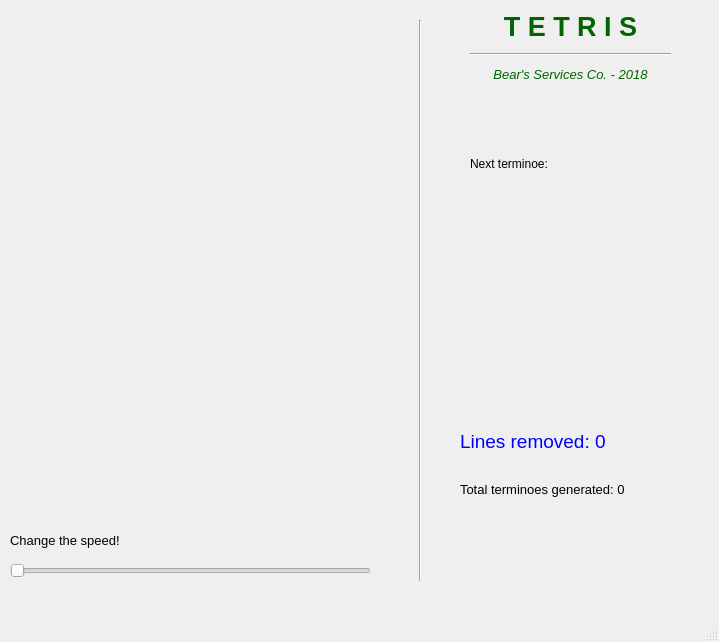
<?xml version="1.0" encoding="UTF-8"?>
<ui version="4.0">
 <class>MainWindow</class>
 <widget class="QMainWindow" name="MainWindow">
  <property name="geometry">
   <rect>
    <x>0</x>
    <y>0</y>
    <width>719</width>
    <height>642</height>
   </rect>
  </property>
  <property name="sizePolicy">
   <sizepolicy hsizetype="Ignored" vsizetype="Ignored">
    <horstretch>0</horstretch>
    <verstretch>0</verstretch>
   </sizepolicy>
  </property>
  <property name="windowTitle">
   <string>MainWindow</string>
  </property>
  <widget class="QWidget" name="centralwidget">
   <widget class="QWidget" name="gridLayoutWidget">
    <property name="geometry">
     <rect>
      <x>10</x>
      <y>10</y>
      <width>361</width>
      <height>503</height>
     </rect>
    </property>
    <layout class="QGridLayout" name="gridLayout"/>
   </widget>
   <widget class="QWidget" name="verticalLayoutWidget_2">
    <property name="geometry">
     <rect>
      <x>470</x>
      <y>10</y>
      <width>201</width>
      <height>74</height>
     </rect>
    </property>
    <layout class="QVBoxLayout" name="verticalLayout_2">
     <property name="spacing">
      <number>10</number>
     </property>
     <property name="sizeConstraint">
      <enum>QLayout::SetDefaultConstraint</enum>
     </property>
     <item>
      <widget class="QLabel" name="label_1">
       <property name="sizePolicy">
        <sizepolicy hsizetype="Ignored" vsizetype="Maximum">
         <horstretch>0</horstretch>
         <verstretch>0</verstretch>
        </sizepolicy>
       </property>
       <property name="font">
        <font>
         <family>Tahoma</family>
         <pointsize>20</pointsize>
         <weight>75</weight>
         <bold>true</bold>
        </font>
       </property>
       <property name="text">
        <string>&lt;font color='DarkGreen'&gt;T E T R I S&lt;/font&gt;</string>
       </property>
       <property name="alignment">
        <set>Qt::AlignCenter</set>
       </property>
      </widget>
     </item>
     <item>
      <widget class="Line" name="line_2">
       <property name="orientation">
        <enum>Qt::Horizontal</enum>
       </property>
      </widget>
     </item>
     <item>
      <widget class="QLabel" name="label_2">
       <property name="sizePolicy">
        <sizepolicy hsizetype="Ignored" vsizetype="Maximum">
         <horstretch>0</horstretch>
         <verstretch>0</verstretch>
        </sizepolicy>
       </property>
       <property name="font">
        <font>
         <family>Tahoma</family>
         <pointsize>10</pointsize>
         <italic>true</italic>
        </font>
       </property>
       <property name="text">
        <string>&lt;html&gt;&lt;head/&gt;&lt;body&gt;&lt;p&gt;&lt;span style=&quot; color:#006400;&quot;&gt;Bear's Services Co. - 2018&lt;/span&gt;&lt;/p&gt;&lt;/body&gt;&lt;/html&gt;</string>
       </property>
       <property name="alignment">
        <set>Qt::AlignCenter</set>
       </property>
      </widget>
     </item>
    </layout>
   </widget>
   <widget class="QWidget" name="verticalLayoutWidget">
    <property name="geometry">
     <rect>
      <x>460</x>
      <y>420</y>
      <width>208</width>
      <height>91</height>
     </rect>
    </property>
    <layout class="QVBoxLayout" name="verticalLayout">
     <item>
      <widget class="QLabel" name="label_3">
       <property name="font">
        <font>
         <family>Tahoma</family>
         <pointsize>14</pointsize>
        </font>
       </property>
       <property name="text">
        <string>&lt;html&gt;&lt;head/&gt;&lt;body&gt;&lt;p&gt;&lt;span style=&quot; color:#0000ff;&quot;&gt;Lines removed: 0&lt;/span&gt;&lt;/p&gt;&lt;/body&gt;&lt;/html&gt;</string>
       </property>
      </widget>
     </item>
     <item>
      <widget class="QLabel" name="label_5">
       <property name="font">
        <font>
         <family>Tahoma</family>
         <pointsize>10</pointsize>
         <italic>false</italic>
        </font>
       </property>
       <property name="text">
        <string>&lt;html&gt;&lt;head/&gt;&lt;body&gt;&lt;p&gt;&lt;span style=&quot; color:#000000;&quot;&gt;Total terminoes generated: 0&lt;/span&gt;&lt;/p&gt;&lt;/body&gt;&lt;/html&gt;</string>
       </property>
       <property name="alignment">
        <set>Qt::AlignLeading|Qt::AlignLeft|Qt::AlignVCenter</set>
       </property>
      </widget>
     </item>
    </layout>
   </widget>
   <widget class="Line" name="line">
    <property name="geometry">
     <rect>
      <x>410</x>
      <y>20</y>
      <width>20</width>
      <height>561</height>
     </rect>
    </property>
    <property name="orientation">
     <enum>Qt::Vertical</enum>
    </property>
   </widget>
   <widget class="QWidget" name="verticalLayoutWidget_3">
    <property name="geometry">
     <rect>
      <x>470</x>
      <y>130</y>
      <width>201</width>
      <height>141</height>
     </rect>
    </property>
    <layout class="QVBoxLayout" name="verticalLayout_3">
     <item>
      <widget class="QLabel" name="label">
       <property name="text">
        <string>Next terminoe:</string>
       </property>
      </widget>
     </item>
     <item>
      <widget class="QWidget" name="widget" native="true"/>
     </item>
    </layout>
   </widget>
   <widget class="QSlider" name="slider1">
    <property name="geometry">
     <rect>
      <x>10</x>
      <y>560</y>
      <width>361</width>
      <height>22</height>
     </rect>
    </property>
    <property name="orientation">
     <enum>Qt::Horizontal</enum>
    </property>
   </widget>
   <widget class="QLabel" name="slider_label">
    <property name="geometry">
     <rect>
      <x>10</x>
      <y>530</y>
      <width>211</width>
      <height>21</height>
     </rect>
    </property>
    <property name="font">
     <font>
      <family>Tahoma</family>
      <pointsize>10</pointsize>
     </font>
    </property>
    <property name="text">
     <string>Change the speed!</string>
    </property>
   </widget>
  </widget>
  <widget class="QMenuBar" name="menubar">
   <property name="geometry">
    <rect>
     <x>0</x>
     <y>0</y>
     <width>719</width>
     <height>21</height>
    </rect>
   </property>
  </widget>
  <widget class="QStatusBar" name="statusbar"/>
 </widget>
 <resources/>
 <connections/>
</ui>
